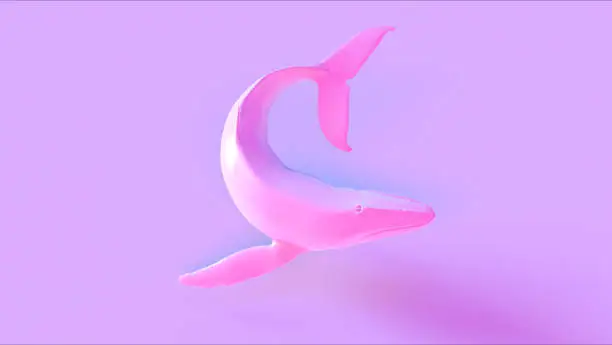
#> input picture pyqt/open_cv/Open-CV_Practice/istockphoto-1268291803-612x612.webp, 612 x 345 px
$ python cvtcolor.py
#> lines starting #> are read from the running program, lines starting #| are printed output that depends on the picture
import cv2
import matplotlib.pyplot as plt

img = cv2.imread("istockphoto-1268291803-612x612.webp")
#> img is the input picture: shape (345, 612, 3); mean B, G, R 250.8, 166.8, 219

grayscale = cv2.cvtColor(img,cv2.COLOR_BGR2GRAY)
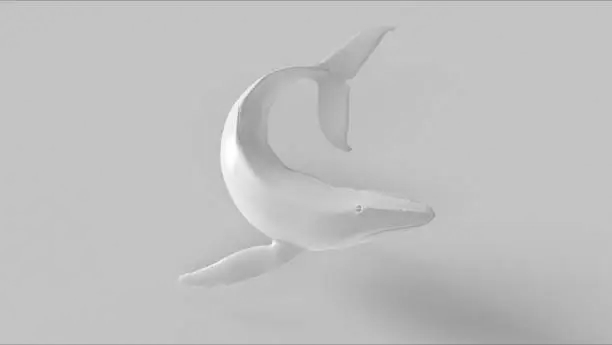
#> grayscale: shape (345, 612); min 139, max 255, mean 192.1
rgb = cv2.cvtColor(img,cv2.COLOR_BGR2RGB)

blue_channel, green_channel, red_channel = cv2.split(img)
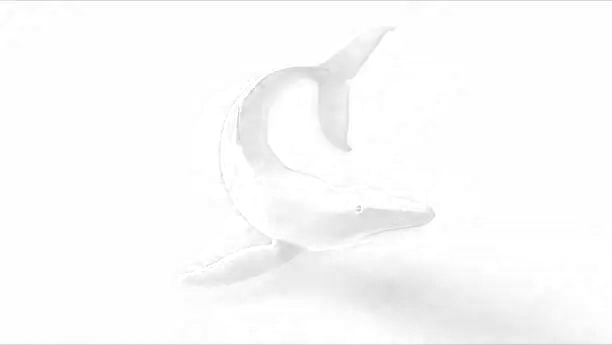
#> blue_channel: shape (345, 612); min 197, max 255, mean 250.8
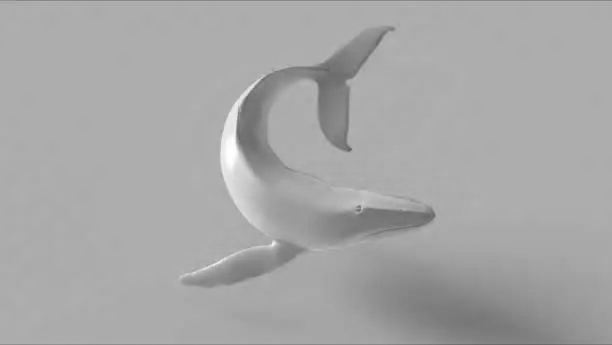
#> green_channel: shape (345, 612); min 97, max 255, mean 166.8
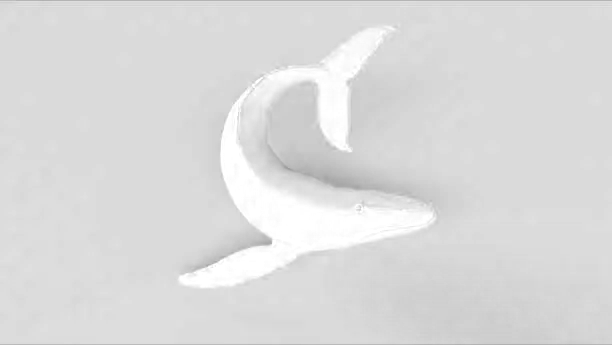
#> red_channel: shape (345, 612); min 156, max 255, mean 219

plt.figure(figsize=(12,8))
plt.subplot(2,3,1)
plt.imshow(img)
plt.title("Original image")
plt.axis("off")

plt.subplot(2,3,2)
plt.imshow(grayscale, cmap="gray")
plt.title("grayscale image")
plt.axis("off")

plt.subplot(2,3,3)
plt.imshow(rgb)
plt.title("RGB Color image")
plt.axis("off")

plt.subplot(2,3,4)
plt.imshow(red_channel, cmap="Reds")
plt.title("Red color ")
plt.axis("off")

plt.subplot(2,3,5)
plt.imshow(green_channel, cmap="Greens")
plt.title("green color ")
plt.axis("off")

plt.subplot(2,3,6)
plt.imshow(blue_channel, cmap="Blues")
plt.title("blue color ")
plt.axis("off")

plt.tight_layout()
plt.show()
#> figure, not shown here; B, G, R data is drawn as R, G, B
